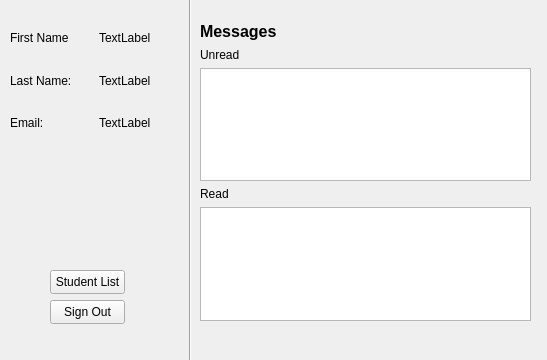
<?xml version="1.0" encoding="UTF-8"?>
<ui version="4.0">
 <class>adminpage</class>
 <widget class="QMainWindow" name="adminpage">
  <property name="geometry">
   <rect>
    <x>0</x>
    <y>0</y>
    <width>547</width>
    <height>360</height>
   </rect>
  </property>
  <property name="maximumSize">
   <size>
    <width>547</width>
    <height>360</height>
   </size>
  </property>
  <property name="windowTitle">
   <string>MainWindow</string>
  </property>
  <widget class="QWidget" name="centralwidget">
   <widget class="QPushButton" name="pushButton">
    <property name="geometry">
     <rect>
      <x>50</x>
      <y>270</y>
      <width>75</width>
      <height>24</height>
     </rect>
    </property>
    <property name="text">
     <string>Student List</string>
    </property>
   </widget>
   <widget class="Line" name="line">
    <property name="geometry">
     <rect>
      <x>180</x>
      <y>-50</y>
      <width>20</width>
      <height>431</height>
     </rect>
    </property>
    <property name="orientation">
     <enum>Qt::Vertical</enum>
    </property>
   </widget>
   <widget class="QPushButton" name="signOutButton">
    <property name="geometry">
     <rect>
      <x>50</x>
      <y>300</y>
      <width>75</width>
      <height>24</height>
     </rect>
    </property>
    <property name="text">
     <string>Sign Out</string>
    </property>
   </widget>
   <widget class="QWidget" name="layoutWidget">
    <property name="geometry">
     <rect>
      <x>10</x>
      <y>20</y>
      <width>171</width>
      <height>121</height>
     </rect>
    </property>
    <layout class="QVBoxLayout" name="verticalLayout">
     <item>
      <layout class="QHBoxLayout" name="horizontalLayout">
       <item>
        <widget class="QLabel" name="fNameLabel">
         <property name="text">
          <string>First Name</string>
         </property>
        </widget>
       </item>
       <item>
        <widget class="QLabel" name="adminFName">
         <property name="text">
          <string>TextLabel</string>
         </property>
        </widget>
       </item>
      </layout>
     </item>
     <item>
      <layout class="QHBoxLayout" name="horizontalLayout_2">
       <item>
        <widget class="QLabel" name="lNameLabel">
         <property name="text">
          <string>Last Name:</string>
         </property>
        </widget>
       </item>
       <item>
        <widget class="QLabel" name="adminLName">
         <property name="text">
          <string>TextLabel</string>
         </property>
        </widget>
       </item>
      </layout>
     </item>
     <item>
      <layout class="QHBoxLayout" name="horizontalLayout_3">
       <item>
        <widget class="QLabel" name="emailLabel">
         <property name="text">
          <string>Email:</string>
         </property>
        </widget>
       </item>
       <item>
        <widget class="QLabel" name="adminEmail">
         <property name="text">
          <string>TextLabel</string>
         </property>
        </widget>
       </item>
      </layout>
     </item>
    </layout>
   </widget>
   <widget class="QWidget" name="layoutWidget">
    <property name="geometry">
     <rect>
      <x>200</x>
      <y>20</y>
      <width>331</width>
      <height>301</height>
     </rect>
    </property>
    <layout class="QVBoxLayout" name="verticalLayout_3">
     <item>
      <layout class="QHBoxLayout" name="horizontalLayout_4">
       <item>
        <widget class="QLabel" name="label_2">
         <property name="font">
          <font>
           <pointsize>12</pointsize>
           <bold>true</bold>
          </font>
         </property>
         <property name="text">
          <string>Messages</string>
         </property>
        </widget>
       </item>
       <item>
        <widget class="QPushButton" name="newMessageButton">
         <property name="maximumSize">
          <size>
           <width>25</width>
           <height>25</height>
          </size>
         </property>
         <property name="text">
          <string/>
         </property>
         <property name="flat">
          <bool>true</bool>
         </property>
        </widget>
       </item>
       <item>
        <spacer name="horizontalSpacer">
         <property name="orientation">
          <enum>Qt::Horizontal</enum>
         </property>
         <property name="sizeHint" stdset="0">
          <size>
           <width>40</width>
           <height>20</height>
          </size>
         </property>
        </spacer>
       </item>
      </layout>
     </item>
     <item>
      <layout class="QVBoxLayout" name="verticalLayout_2">
       <item>
        <widget class="QLabel" name="label_3">
         <property name="text">
          <string>Unread</string>
         </property>
        </widget>
       </item>
       <item>
        <widget class="QListWidget" name="unreadList"/>
       </item>
       <item>
        <widget class="QLabel" name="label_4">
         <property name="text">
          <string>Read</string>
         </property>
        </widget>
       </item>
       <item>
        <widget class="QListWidget" name="readList"/>
       </item>
      </layout>
     </item>
    </layout>
   </widget>
  </widget>
  <widget class="QMenuBar" name="menubar">
   <property name="geometry">
    <rect>
     <x>0</x>
     <y>0</y>
     <width>547</width>
     <height>22</height>
    </rect>
   </property>
  </widget>
 </widget>
 <resources/>
 <connections/>
</ui>
